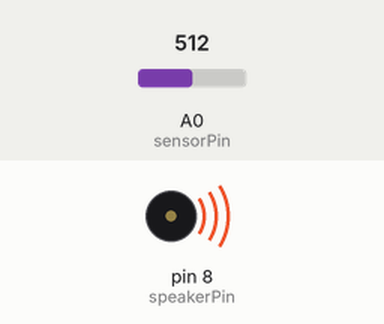
The sketch below on a simulated Arduino Uno, built with avr-gcc and run on an emulated ATmega328P. On the bench: buzzer (waves = sounding). The test bench sets the inputs (shaded band); at power-on: A0 (sensorPin) = 512.

Above: at 1.2 s.
1.3 s: A0 (sensorPin) set to 210
2.8 s: A0 (sensorPin) set to 192
At 3.9 s:
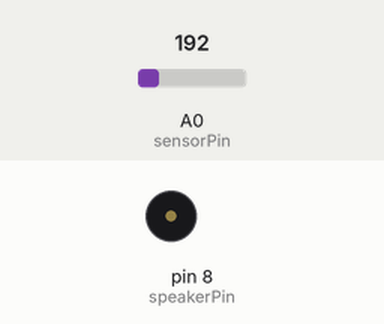
4.3 s: A0 (sensorPin) set to 306
At 4.7 s:
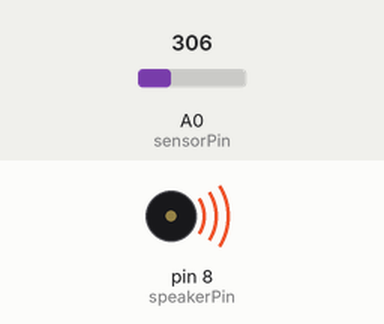
5.8 s: A0 (sensorPin) set to 190
At 6.7 s:
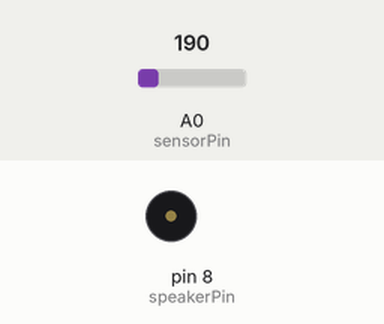
Timing chart, 0 to 8.3 s (numbered marks = the images above; inputs shaded):
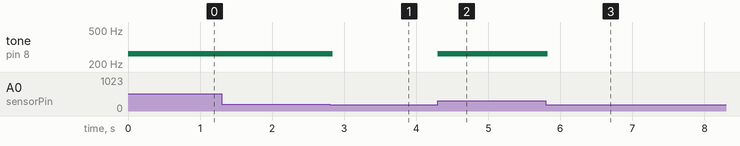

The sketch:

3_3_Generating_a_tone_in_the_speaker.ino
```cpp
const byte sensorPin = A0;
int sensorValue = 0;
const int threshold = 200;
const int toneDuration = 40;
const int toneFrequency = 262;
const byte speakerPin = 8;

void setup() {
  // put your setup code here, to run once:

}

void loop() {
  // put your main code here, to run repeatedly:
  sensorValue = analogRead(sensorPin);
  if (sensorValue > threshold) {
    tone(speakerPin, toneFrequency, toneDuration);
  }
}
```

Measured:
- the behaviour switches between 201 and 200 on A0 (sensorPin) (found by bisection; images 0 and 1)
- after the input at 1.3 s, every drawn part: stays the same
- after the input at 2.8 s, tone on pin 8 (speakerPin): 262 Hz → silent at once
- after the input at 4.3 s, tone on pin 8 (speakerPin): silent → 262 Hz at once
- after the input at 5.8 s, tone on pin 8 (speakerPin): 262 Hz → silent at once
